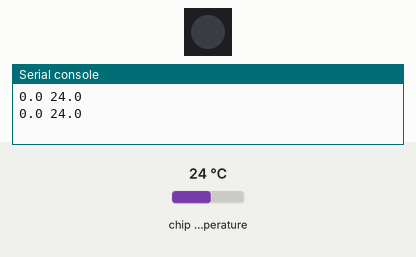
Bench run of a program on a simulated CircuitPython board. Shown: 1 RGB LEDs in strip order, left to right, the last lines printed to the serial console. The test bench sets the inputs (shaded band); at power-on: chip temperature 24 °C.

Above: at 1.2 s.
1.3 s: chip temperature set to 1 °C
At 2.8 s:
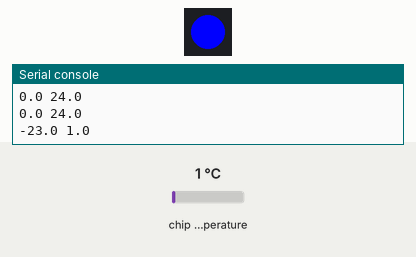
4.5 s: chip temperature set to 11 °C
At 5.6 s:
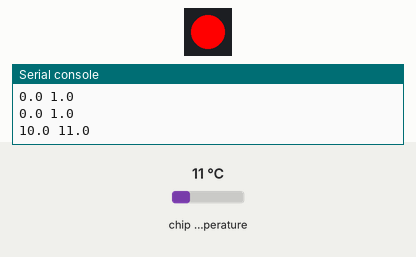
Timing chart, 0 to 7.5 s (numbered marks = the images above; inputs shaded):
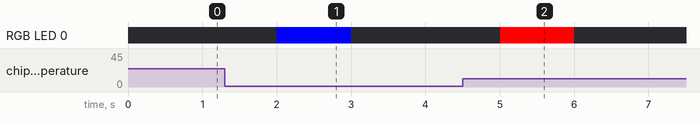

The program:

tempRGBled.py
```python
import time
import board
import microcontroller
import adafruit_dotstar
led = adafruit_dotstar.DotStar(board.APA102_SCK, board.APA102_MOSI, 1)

led.brightness = 0.4
tprev = microcontroller.cpu.temperature

while True:
    t = microcontroller.cpu.temperature
    d = t - tprev
    print(d, t)
    led.brightness = abs(d)
    if d < 0:
        # Getting colder
        led[0] = (0,0,255)
    else:
        # Getting warmer
        led[0] = (255,0,0)

    tprev = t
    time.sleep(1.0)
```

Measured:
- after the input at 1.3 s, RGB LED 0: off → RGB(0, 0, 255) after 0.70 s, → off 1.0 s later
- after the input at 4.5 s, RGB LED 0: off → RGB(255, 0, 0) after 0.50 s, → off 1.0 s later
